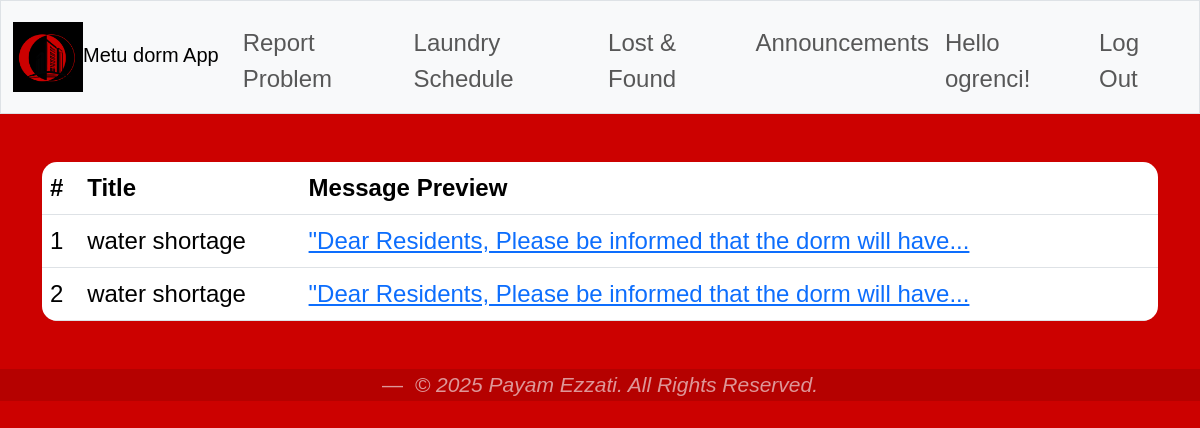
The app's page /announcements (signed in) with its own data.
### tables this page shows
CREATE TABLE announcements(
            id INTEGER PRIMARY KEY AUTOINCREMENT,
            user_id INTEGER NOT NULL,
            title TEXT,
            message TEXT,
            created_at TIMESTAMP DEFAULT CURRENT_TIMESTAMP,
            FOREIGN KEY (user_id) REFERENCES userss(id)
        );

### app.py (the view)
@app.route("/announcements",methods=["GET", "POST"])
@login_required
def announcements():
    if request.method == "POST":
        title = request.form.get("title")
        message = request.form.get("message")
        if not title or not message:
            return apology("no title - message :(")
        db = get_db()
        db.execute(
        "INSERT INTO announcements (title,message,user_id) VALUES (?,?,?)",
        (title,message,session["user_id"])
        )
        db.commit()
        return redirect("/announcements")
    else:
        db = get_db()
        cursor = db.execute( "SELECT userss.dorm_number as dorm, announcements.id AS announcement_id, announcements.title, announcements.message, announcements.created_at, userss.name AS posted_by " \
        "FROM announcements JOIN userss ON announcements.user_id = userss.id WHERE userss.dorm_number = ? ORDER BY announcements.id DESC;",(session["dorm"],))
        rows = cursor.fetchall()
        rows_dicts = [dict(row) for row in rows]
        for row in rows_dicts:
         words = row["message"].split()
         if len(words) > 10:
            row["preview"] = " ".join(words[:10]) + "..."
         else:
            row["preview"] = row["message"]
        return render_template("announcements.html",rows=rows_dicts)

### app.py (called while the page is built)
def get_db():
    if "db" not in g:
        g.db = sqlite3.connect(DATABASE)
        g.db.row_factory = sqlite3.Row
    return g.db

### helpers.py (called while the page is built)
def login_required(f):
    @wraps(f)
    def decorated_function(*args, **kwargs):
        if session.get("user_id") is None:
            return redirect("/login")
        return f(*args, **kwargs)
    return decorated_function

### templates/announcements.html (shortened to what this page needs)
{% extends "layout.html" %}
{% block main %}
    {% if session["role"] == "Officer"%}
    <form method = "POST">
        <div class="mb-3 col-6">
            <label  class="form-label">Title</label>
            <input type="text" class="form-control" name="title" required>
        </div>
        <div class="mb-3 col-6">
            <label class="form-label" required>message</label>
            <textarea class="form-control" name="message" rows="10" placeholder="Describe the problem in detail with LOCATION" required></textarea>
        </div>
        <button type="submit" class="btn btn-dark">Announce!</button>
    </form>
    {%else%}
    <table class="table table-hover">
        <thead>
            <tr>
            <th>#</th>
            <th>Title</th>
            <th>Message Preview</th>
            </tr>
        </thead>
        <tbody>
            {% for row in rows %}
            <tr>
                <td>{{ loop.index }}</td>
                <td>{{ row["title"] }}</td>
                <td>
                <a href="/announcement/{{ row['announcement_id'] }}">
                    {{ row["preview"] }}
                </a>
                </td>
            </tr>
            {% endfor %}
        </tbody>
    </table>
    {%endif%}
{% endblock %}

### static/styles.css (style rules this page uses)
* { box-sizing: border-box; }
body { padding-bottom: 5px; background-color: #cc0100; font-family: Arial, sans-serif; color: #000000; font-size: 1.5rem; font-weight: 400; line-height: 1.5; margin: 0; }
.table { border-radius: 15px; overflow: hidden; }

### records on screen
announcements: title "water shortage", preview "\"Dear Residents, Please be informed that the dorm will have..."
announcements: title "water shortage", preview "\"Dear Residents, Please be informed that the dorm will have..."

### other values on screen
{{ session.get("name") }} "ogrenci"
